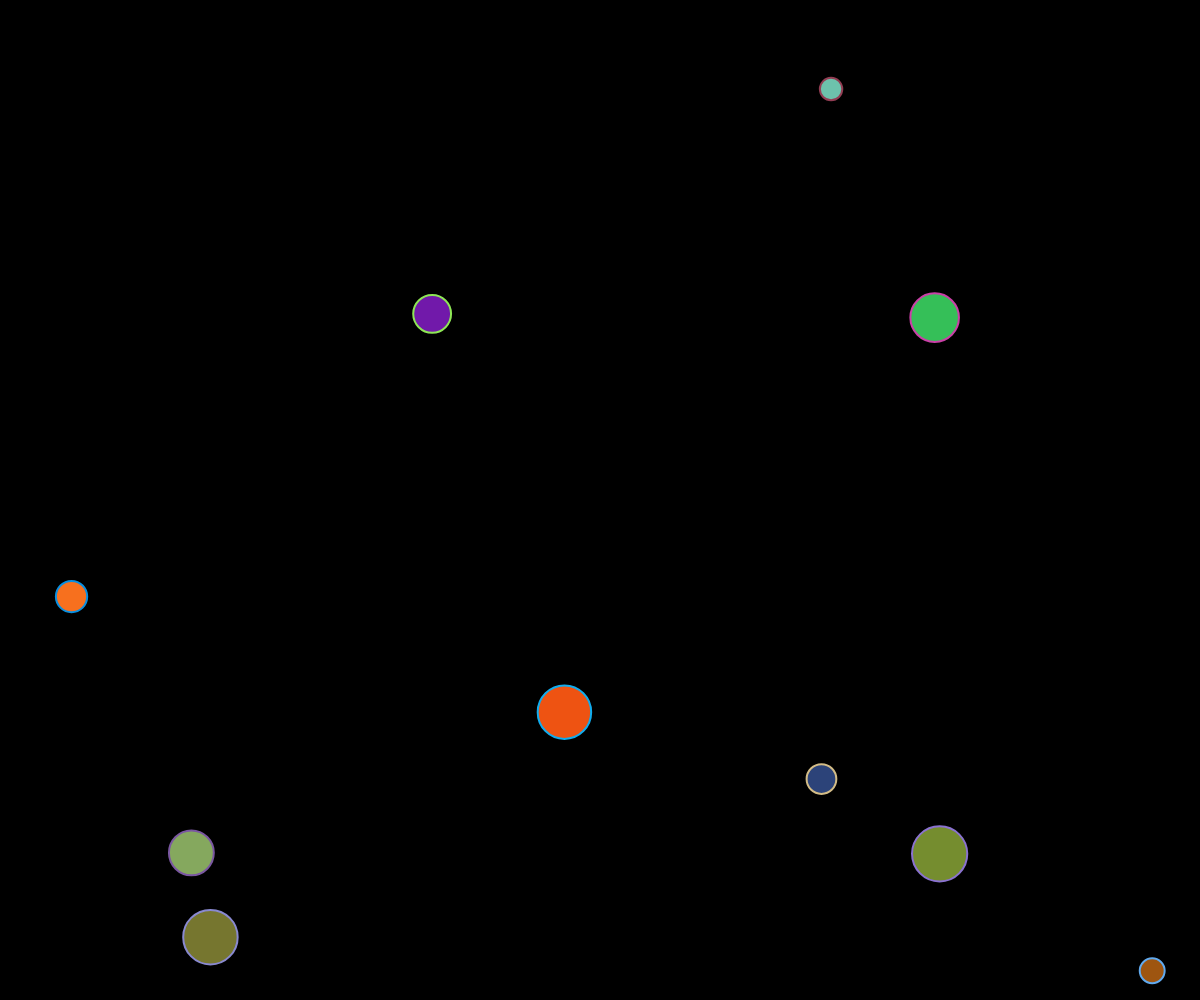
Frame 1 (no input)
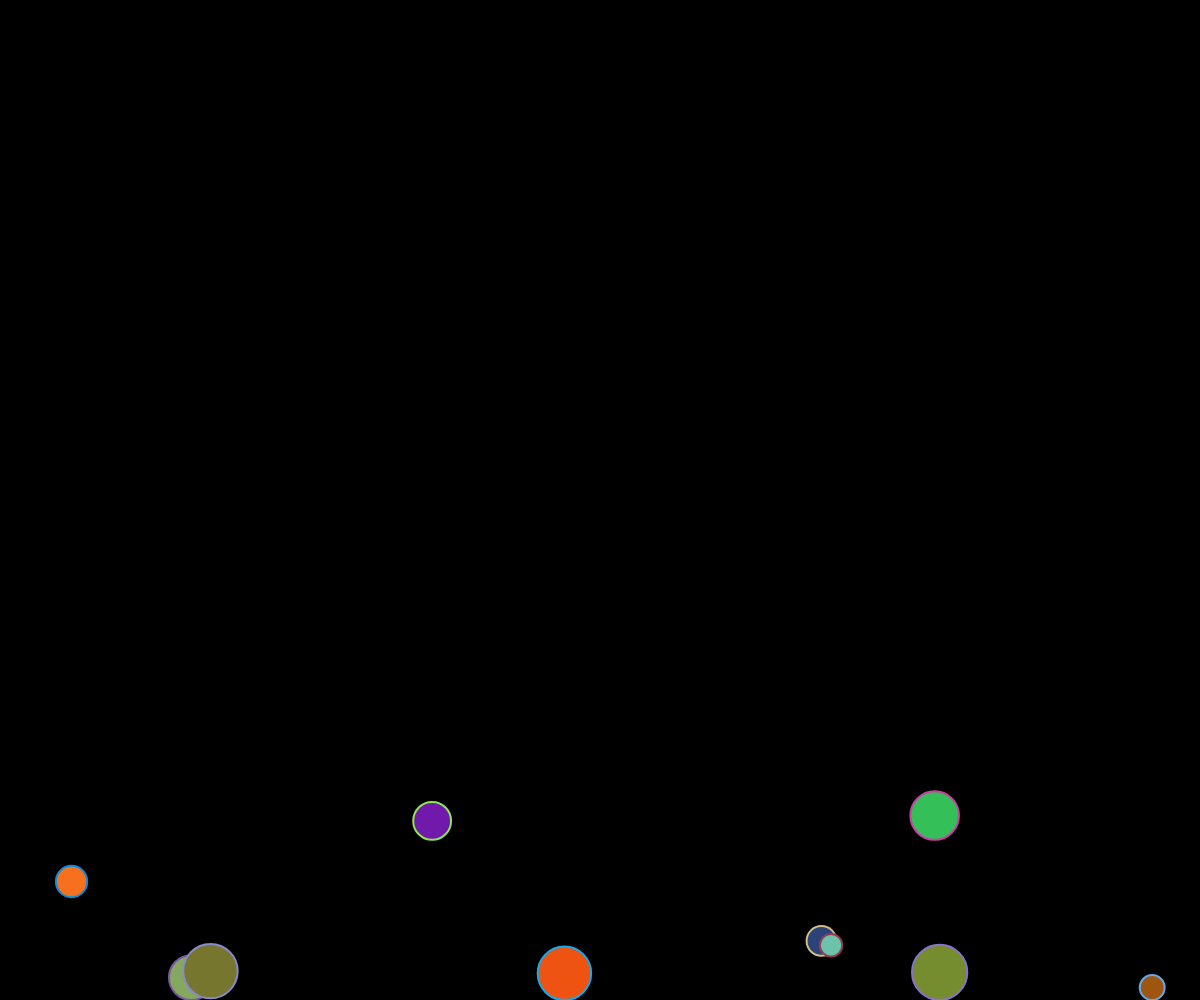
Frame 60 (no input)
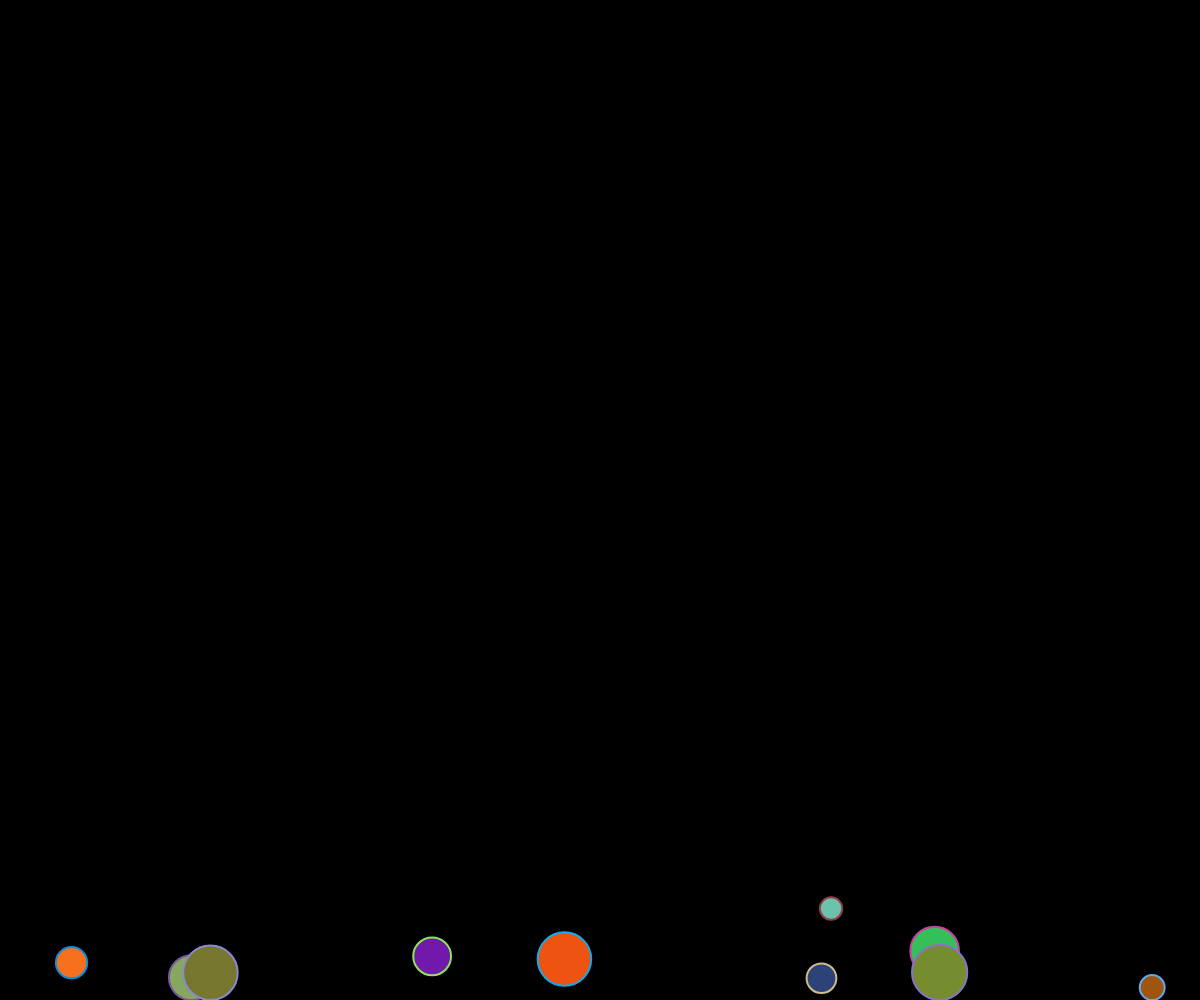
Frame 120 (the mouse pressed at the canvas centre since frame 60)

The p5.js sketch that drew these frames (run headless with seeded random() and noise() and a simulated clock; from frame 60 on, the mouse is pressed at the canvas centre):

// p5.js sketch
// ── sketch.js
var canvas;
var numOfParticles = 10;
var pickedParticle;
var lastMousePos, mouseDirection;

function setup() {
  canvas = createCanvas(windowWidth, windowHeight);
  World.createRandomParticles(numOfParticles);
}

function draw() {
  background(0);
  update();
  World.draw();
  
  if(pickedParticle && mouseDirection) {
    var lineEnd = pickedParticle.pos.copy().add(mouseDirection.copy().mult(pickedParticle.size * 2));
    
    stroke(255, 0, 255);
    line(pickedParticle.pos.x, pickedParticle.pos.y, lineEnd.x, lineEnd.y); 
  }
}

function update() {
  World.update();
}

function mousePressed() {
  lastMousePos = createVector(mouseX, mouseY);
  pickedParticle = World.mousePick(lastMousePos);
}

function mouseDragged() {
  mouseDirection = createVector(mouseX, mouseY).sub(lastMousePos).normalize();
}

function mouseReleased() {
   if(pickedParticle && mouseDirection) {
      pickedParticle.velocity = mouseDirection.mult(50);
      pickedParticle = null;
      mouseDirection = null;
  }
}

// ── particle.js
function Particle() {
  this.size = random(20, 60);
  this.color = {r: random(0, 255), g: random(0, 255), b: random(0, 255)};
  this.damping = 0.97;
  this.mass = this.size / 10;
  this.pos = createVector(random(this.size, width - this.size), random(this.size, height - this.size));
  this.velocity = createVector(0, 0);
  this.accelaration = createVector(0, 0);
  
  this.boundToWall = function() {
    if(this.pos.x - this.size / 2 <= 0) {
      this.velocity.x *= -1; 
      this.pos.x = this.size / 2;
    }
    
    if(this.pos.x + this.size / 2 >= width) {
      this.velocity.x *= -1; 
      this.pos.x = width - this.size / 2;
    }
    
    if(this.pos.y - this.size / 2 <= 0) {
      this.velocity.y *= -1; 
      this.pos.y = this.size / 2;
    }
    
    if(this.pos.y + this.size / 2 >= height) {
      this.velocity.y *= -1; 
      this.pos.y = height - this.size / 2;
    }
  }
};

Particle.prototype.applyGravity = function(force) {
  this.accelaration.add(force.copy().div(this.mass));
};

Particle.prototype.applyForce = function(force) {
  this.accelaration.add(force.copy().div(this.mass));
};

Particle.prototype.update = function() {
  this.velocity.add(this.accelaration).mult(this.damping);
  this.velocity.x = Math.round(this.velocity.x * 1000) / 1000;
  this.velocity.y = Math.round(this.velocity.y * 1000) / 1000;
  this.pos.add(this.velocity);
  
  this.boundToWall();
};

Particle.prototype.draw = function() {
  fill(this.color.r, this.color.g, this.color.b);
  stroke(255 - this.color.r, 255 - this.color.g, 255 - this.color.b);
  strokeWeight(2);
  ellipse(this.pos.x, this.pos.y, this.size, this.size);
};
// ── world.js
var World = {
  gravity: 0.9,
  particles: [],
  
  update: function() {
    this.particles.forEach(function(p) {p.update();});
  },
  
  draw: function() {
    this.particles.forEach(function(p) {p.draw();});
  },
  
  createParticle: function() {
    var p = new Particle();
    
    //apply gravity
    p.applyGravity(createVector(0, this.gravity * p.mass));
    
    this.particles.push(p);
  },
  
  createRandomParticles: function(n) {
    for(var i = 0; i < n; i++) {
      this.createParticle();
    }
  },
  
  mousePick: function(mousePos) {
    var pickedParticle;
    
    //brute force
    this.particles.forEach(function(p) {
      if(dist(p.pos.x, p.pos.y, mousePos.x, mousePos.y) < p.size / 2) {
        pickedParticle = p;
      }
    });
    
    return pickedParticle;
  }
};
